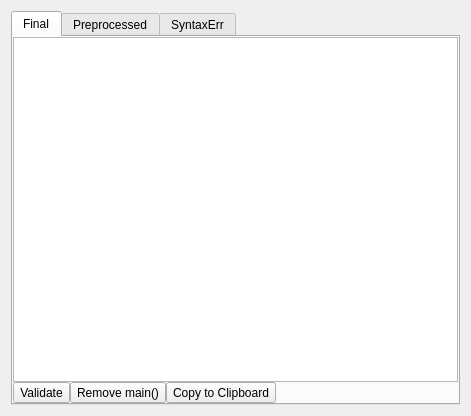
<?xml version="1.0" encoding="UTF-8"?>
<ui version="4.0">
 <class>CodeSubmitter</class>
 <widget class="QDialog" name="CodeSubmitter">
  <property name="geometry">
   <rect>
    <x>0</x>
    <y>0</y>
    <width>471</width>
    <height>416</height>
   </rect>
  </property>
  <property name="windowTitle">
   <string notr="true">Submit Code</string>
  </property>
  <layout class="QVBoxLayout" name="verticalLayout">
   <item>
    <widget class="QTabWidget" name="tabWidget">
     <property name="currentIndex">
      <number>0</number>
     </property>
     <widget class="QWidget" name="tab">
      <attribute name="title">
       <string notr="true">Final</string>
      </attribute>
      <layout class="QVBoxLayout" name="verticalLayout_2">
       <property name="spacing">
        <number>0</number>
       </property>
       <property name="leftMargin">
        <number>0</number>
       </property>
       <property name="topMargin">
        <number>0</number>
       </property>
       <property name="rightMargin">
        <number>0</number>
       </property>
       <property name="bottomMargin">
        <number>0</number>
       </property>
       <item>
        <widget class="FileEdit" name="finalTextEdit"/>
       </item>
       <item>
        <layout class="QHBoxLayout" name="horizontalLayout">
         <property name="spacing">
          <number>0</number>
         </property>
         <item>
          <widget class="QToolButton" name="validateButton">
           <property name="text">
            <string>Validate</string>
           </property>
          </widget>
         </item>
         <item>
          <widget class="QToolButton" name="removeMainButton">
           <property name="text">
            <string>Remove main()</string>
           </property>
          </widget>
         </item>
         <item>
          <widget class="QToolButton" name="copyButton">
           <property name="text">
            <string>Copy to Clipboard</string>
           </property>
          </widget>
         </item>
         <item>
          <spacer name="horizontalSpacer_2">
           <property name="orientation">
            <enum>Qt::Horizontal</enum>
           </property>
           <property name="sizeHint" stdset="0">
            <size>
             <width>40</width>
             <height>20</height>
            </size>
           </property>
          </spacer>
         </item>
         <item>
          <widget class="QLabel" name="label">
           <property name="text">
            <string/>
           </property>
          </widget>
         </item>
        </layout>
       </item>
      </layout>
     </widget>
     <widget class="QWidget" name="tab_2">
      <attribute name="title">
       <string notr="true">Preprocessed</string>
      </attribute>
      <layout class="QVBoxLayout" name="verticalLayout_3">
       <property name="leftMargin">
        <number>0</number>
       </property>
       <property name="topMargin">
        <number>0</number>
       </property>
       <property name="rightMargin">
        <number>0</number>
       </property>
       <property name="bottomMargin">
        <number>0</number>
       </property>
       <item>
        <widget class="FileEdit" name="ppTextEdit"/>
       </item>
      </layout>
     </widget>
     <widget class="QWidget" name="tab_3">
      <attribute name="title">
       <string>SyntaxErr</string>
      </attribute>
      <layout class="QVBoxLayout" name="verticalLayout_4">
       <property name="leftMargin">
        <number>0</number>
       </property>
       <property name="topMargin">
        <number>0</number>
       </property>
       <property name="rightMargin">
        <number>0</number>
       </property>
       <property name="bottomMargin">
        <number>0</number>
       </property>
       <item>
        <widget class="FileEdit" name="errTextEdit"/>
       </item>
      </layout>
     </widget>
    </widget>
   </item>
  </layout>
 </widget>
 <customwidgets>
  <customwidget>
   <class>FileEdit</class>
   <extends>QPlainTextEdit</extends>
   <header location="global">cchelper.fileeditor.fileedit</header>
  </customwidget>
 </customwidgets>
 <resources/>
 <connections/>
</ui>
